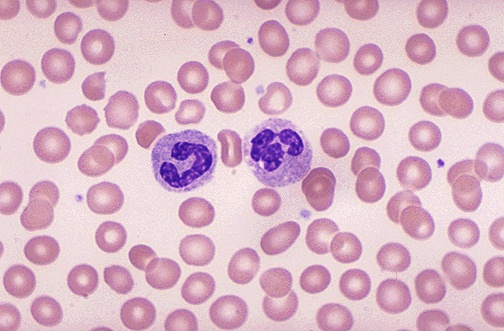
%> input picture Test Image.jpg, 504 x 331 px
$ octave Malaria_detection.m   (GNU Octave 9; MATLAB toolbox functions it lacks are replaced by stand-ins)
%> lines starting %> are read from the running program, lines starting %| are printed output that depends on the picture; in (x1, y1, x2, y2) boxes, pixels count from 0 and x2, y2 are one past the last pixel; in counts of white or black regions, pixels touching at a corner belong together; the program's own positions count from 1
clc;
clear;
close all;
warning off all;

here = genpath('.');
addpath(here);
[file,path] = uigetfile('*.jpg','Select Blood Sample Image File');  %% uigetfile displays a dialog box used to retrieve one or more files. The dialog box lists the files and directories in the current directory.
%> the answer given: Test Image.jpg
image_file = fullfile(path,file);                                                %% fullfile(dir1, dir2, ..., filename) builds a full filename from the directories and filename specified.
im = imread(image_file);
%> im is the input picture: size 331x504x3 uint8; mean R, G, B 218.1, 180.6, 198.1
figure;
subplot(3,3,1);
imshow(im);
title('Original Image');

%% convert to grayscale and do Histogram Equalization

gray = rgb2gray(im);


 subplot(3,3,2);
imshow(gray);
title('GrayScale Image');

%% Image enhancement

Enhanced_gray = imadjust(gray);


subplot(3,3,3);
imshow(Enhanced_gray);
title('Enhanced Image After Histogram Equalization');

%% Image Segmentation

BW = edge(Enhanced_gray,'Canny',0.5);
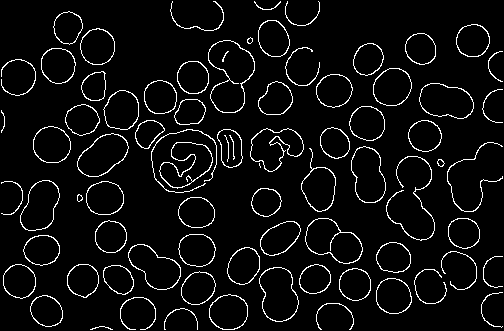
%> BW: size 331x504 logical; 5.6% white in thin lines or dots

figure;
% subplot(3,3,4);
imshow(BW);
title('Detected Edges');


%% Morphological Operations

se = strel('square',3);
BW2 = imdilate(BW,se);
%> BW2: size 331x504 logical; 17.9% white; 69 white regions, largest, box (x1, y1, x2, y2) and area: (102, 89, 244, 194) 2954, (226, 246, 300, 323) 967, (385, 155, 436, 242) 915

figure;
% subplot(3,3,5);
imshow(BW2);
title('Holes Filled');


BW3 = imfill(BW2,'holes');
%> BW3: size 331x504 logical; 43.7% white; 68 white regions
% BW3 = ~BW3;

L = bwlabel(BW3);
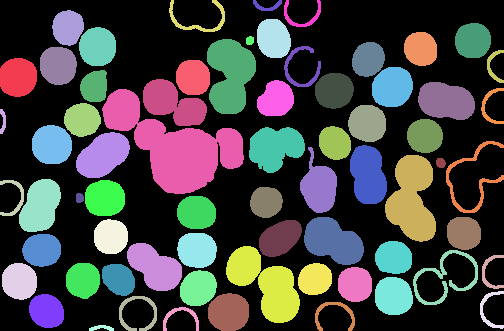
%> L: size 331x504 double; 69 distinct labels, from 0 to 68; one colour per label, 0 black
S = regionprops(L,'BoundingBox');
%> S = 68 regions; largest, box (x1, y1, x2, y2): (102, 89, 244, 194), (226, 246, 300, 323), (385, 155, 436, 242), (446, 141, 504, 213), (207, 39, 256, 114)

figure;
% subplot(3,3,6);
imshow(~BW3);
hold on;

for nn = 1:length(S)

    rectangle('Position',S(nn).BoundingBox,'EdgeColor','r');

end
%> this loop made 68 passes

mytitle = strcat('Detected RBCs:',num2str(length(S)));
%> mytitle = 'Detected RBCs:68'
title(mytitle);
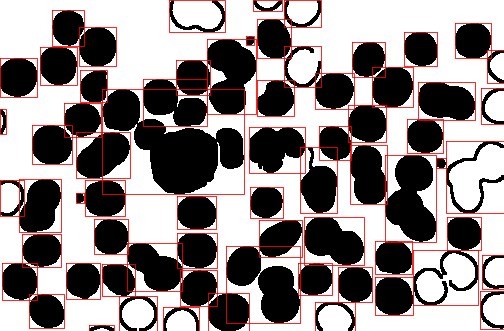
%> figure redrawn from the program's plot data; its title reads 'Detected RBCs:68'


%% %%%%%%%%%  RBC Extraction  %%%%%%%%%%%% %%


total_rows = size(im,1);
%> total_rows = 331
total_columns = size(im,2);
%> total_columns = 504

old_color_image = im;

new_color_image = uint8(zeros(total_rows,total_columns,3));

for rows = 1:total_rows
    for columns = 1:total_columns

        if (old_color_image(rows,columns,1) <= 255 && old_color_image(rows,columns,1) >= 170 )
            new_color_image(rows,columns,1) = old_color_image(rows,columns,1);
        else
            new_color_image(rows,columns,1) = 255;
        end

        if (old_color_image(rows,columns,2) <= 201 && old_color_image(rows,columns,1) >= 150 )
            new_color_image(rows,columns,2) = old_color_image(rows,columns,1);
        else
            new_color_image(rows,columns,2) = 255;
        end

        if (old_color_image(rows,columns,3) <= 220 && old_color_image(rows,columns,1) >= 160 )
            new_color_image(rows,columns,3) = old_color_image(rows,columns,1);
        else
            new_color_image(rows,columns,3) = 255;
        end

    end
end
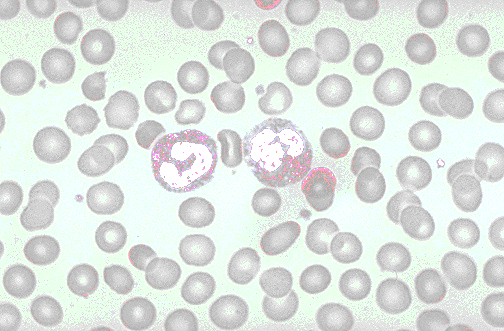
%> new_color_image: size 331x504x3 uint8; mean R, G, B 221.6, 227.8, 223.5

figure;
% subplot(3,3,7);
imshow(new_color_image);
title('RBC Detection');

%% RBC Counting

new_gray_image = rgb2gray(new_color_image);
th = graythresh(new_gray_image);
%> th = 0.875
new_bw_image = im2bw(new_gray_image,th);
%> new_bw_image: size 331x504 logical; 54.6% white; 1970 black regions (1885 under 20 px), largest, box (x1, y1, x2, y2) and area: (130, 0, 491, 31) 4727, (217, 118, 337, 217) 4602, (386, 156, 435, 241) 2172

figure;
% subplot(3,3,8);
imshow(new_bw_image);
title('RBC Detection B n W');

%% Malarial Parasite Detection


new_color_image_malarial = uint8(zeros(total_rows,total_columns,3));

for rows = 1:total_rows
    for columns = 1:total_columns

        if (old_color_image(rows,columns,1) <= 202 && old_color_image(rows,columns,1) >= 127 )
            new_color_image_malarial(rows,columns,1) = old_color_image(rows,columns,1);
        else
            new_color_image_malarial(rows,columns,1) = 255;
        end

        if (old_color_image(rows,columns,2) <= 131 && old_color_image(rows,columns,2) >= 35 )
            new_color_image_malarial(rows,columns,2) = old_color_image(rows,columns,2);
        else
            new_color_image_malarial(rows,columns,2) = 255;
        end

        if (old_color_image(rows,columns,3) <= 211 && old_color_image(rows,columns,3) >= 143 )
            new_color_image_malarial(rows,columns,3) = old_color_image(rows,columns,3);
        else
            new_color_image_malarial(rows,columns,3) = 255;
        end

    end
end

figure;
% subplot(3,3,9);
imshow(new_color_image_malarial);
title('Malaria Cells Detection');
hold on;

%% Malaria Cells Segmentation
% uncomment to show intermediate results

gg = rgb2gray(new_color_image_malarial);
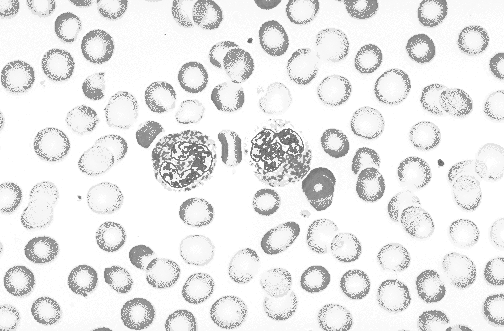
%> gg: size 331x504 uint8; min 91, max 255, mean 234.5
gth = graythresh(gg);
%> gth = 0.769
BW = im2bw(gg);
%> BW: size 331x504 logical; 99% white; black in thin lines or dots, all inside (x1, y1, x2, y2) = (79, 0, 444, 261)
BW2 = bwareaopen(BW,100);

% figure;
% imshow(BW2);

BW2 = ~BW2;
% figure;
% imshow(BW2);

BW3= imfill(BW2,'holes');
%> BW3: size 331x504 logical; 1.2% white; 118 white regions (107 under 20 px), largest, box (x1, y1, x2, y2) and area: (251, 131, 285, 172) 619, (171, 143, 208, 188) 519, (273, 129, 304, 160) 320

se = strel('disk',1);
% erodedBW = imerode(BW3,se);
BW4 = imdilate(BW3,se);
%> BW4: size 331x504 logical; 2.2% white; 44 white regions (33 under 20 px), largest, box (x1, y1, x2, y2) and area: (249, 128, 305, 174) 1515, (158, 137, 214, 189) 1414, (302, 167, 335, 188) 191
BW5 = bwareaopen(BW4,100);
%
% figure;
% imshow(BW5);

BW6= imfill(BW5,'holes');
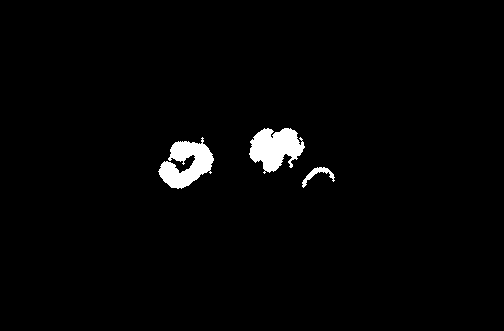
%> BW6: size 331x504 logical; 2.1% white; 3 white regions
% figure;
% imshow(BW6);

Iprops = regionprops(BW6,'BoundingBox');
%> Iprops = 3 regions; box (x1, y1, x2, y2): (158, 137, 214, 189), (249, 128, 305, 174), (302, 167, 335, 188)

% disp(Iprops);

for jj = 1:length(Iprops)

    rectangle('Position',Iprops(jj).BoundingBox,'EdgeColor','r','LineWidth',2);

end
%> this loop made 3 passes
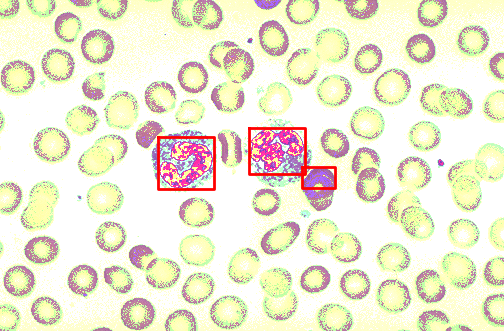
%> figure redrawn from the program's plot data; its title reads 'Malaria Cells Detection'
